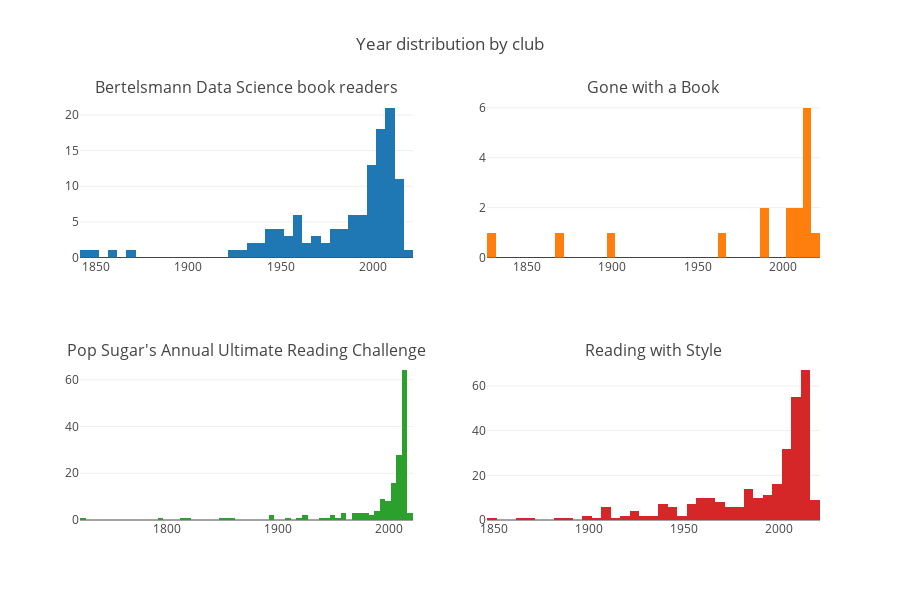

The notebook cell saved with this chart:
### Markdown cell above
The first very intuitive step is to make histograms of the books' first publications year to visually compare them. And this is what we do here to implement that with Plot.ly:

### Code cell
# create histograms 
data = [go.Histogram(x=df[df.club_name==club_names[i]]['pub_year'], 
                     name = club_names[i],
                     xbins = dict(
                         start = within_3_sd,
                         end = df.pub_year.max(),
                         size = 5
                     ),
                    showlegend = False) for i in range(4)]

# supress warnings due to Plotly dependencies
import warnings
warnings.filterwarnings("ignore")

# arrange subplots
fig = tools.make_subplots(rows=2, cols=2, 
                          subplot_titles = tuple(club_names), 
                          print_grid=False)
fig.append_trace(data[0], 1, 1)
fig.append_trace(data[1], 1, 2)
fig.append_trace(data[2], 2, 1)
fig.append_trace(data[3], 2, 2)

fig['layout'].update(height=600, width=900, title='Year distribution by club')
iplot(fig, config={'showLink': False})
# show image result because Github doesn't render plotly figures 
Image(url= "by_year.png")

### Figure 1 — Plotly figure (JSON) as saved in the notebook; plotly's stock layout.template omitted (floating-point values rounded to 4 significant figures; data arrays with more than 128 entries replaced by an {"elided": "..."} marker saying what was removed)
{"data": [{"name": "Bertelsmann Data Science book readers", "showlegend": false, "type": "histogram", "uid": "95aa0ab8-8b4b-11e8-8983-0209357db094", "x": [1967, 2012, 1859, 1962, 1978, 2008, 2005, 1989, 1989, 1954, 1959, 1981, 2016, 1956, 1958, 2005, 2004, 2009, 1941, 2010, 1940, 2010, 1972, 2013, 1869, 1970, 1996, 1994, 1993, 2001, 2013, 2005, 2009, 2012, 2014, 1997, 1996, 2002, 1963, 2000, 2001, 2010, 2001, 2013, 2016, 2017, 2008, 1998, 1958, 2006, 1926, 2005, 2000, 2007, 1998, 1999, 1997, 1844, 1989, 1998, 2008, 1946, 1994, 1987, 2001, 1952, 1947, 2005, 1974, 1977, 2011, 2010, 2009, 2009, 2009, 2006, 1991, 2003, 2007, 2008, 2003, 1936, 2007, 2011, 2011, 2004, 2009, 2013, 1847, 1996, 2000, 1985, 1949, 2003, 1929, 1969, 1932, 2014, 1942, 1988, 2003, 1960, 2005, 2011, 1951, 2005, 1977, 1944, 1958, 1950, 1943, 1960, 2016, 1985, 2004, 2006, 1985, 1984], "xaxis": "x", "xbins": {"end": 2020, "size": 5, "start": 1347.0}, "yaxis": "y"}, {"name": "Gone with a Book", "showlegend": false, "type": "histogram", "uid": "95aa0ab9-8b4b-11e8-8983-0209357db094", "x": [1988, 1897, 2020, 2015, 2014, 2005, 2015, 2014, 2014, 2003, 1868, 1831, 1963, 2011, 2015, 2008, 1990], "xaxis": "x2", "xbins": {"end": 2020, "size": 5, "start": 1347.0}, "yaxis": "y2"}, {"name": "Pop Sugar's Annual Ultimate Reading Challenge", "showlegend": false, "type": "histogram", "uid": "95aa0aba-8b4b-11e8-8983-0209357db094", "x": {"elided": "164 int values"}, "xaxis": "x3", "xbins": {"end": 2020, "size": 5, "start": 1347.0}, "yaxis": "y3"}, {"name": "Reading with Style", "showlegend": false, "type": "histogram", "uid": "95aa0abb-8b4b-11e8-8983-0209357db094", "x": {"elided": "301 int values"}, "xaxis": "x4", "xbins": {"end": 2020, "size": 5, "start": 1347.0}, "yaxis": "y4"}], "layout": {"annotations": [{"font": {"size": 16}, "showarrow": false, "text": "Bertelsmann Data Science book readers", "x": 0.225, "xanchor": "center", "xref": "paper", "y": 1, "yanchor": "bottom", "yref": "paper"}, {"font": {"size": 16}, "showarrow": false, "text": "Gone with a Book", "x": 0.775, "xanchor": "center", "xref": "paper", "y": 1, "yanchor": "bottom", "yref": "paper"}, {"font": {"size": 16}, "showarrow": false, "text": "Pop Sugar's Annual Ultimate Reading Challenge", "x": 0.225, "xanchor": "center", "xref": "paper", "y": 0.375, "yanchor": "bottom", "yref": "paper"}, {"font": {"size": 16}, "showarrow": false, "text": "Reading with Style", "x": 0.775, "xanchor": "center", "xref": "paper", "y": 0.375, "yanchor": "bottom", "yref": "paper"}], "height": 600, "title": "Year distribution by club", "width": 900, "xaxis": {"anchor": "y", "domain": [0, 0.45]}, "xaxis2": {"anchor": "y2", "domain": [0.55, 1]}, "xaxis3": {"anchor": "y3", "domain": [0, 0.45]}, "xaxis4": {"anchor": "y4", "domain": [0.55, 1]}, "yaxis": {"anchor": "x", "domain": [0.625, 1]}, "yaxis2": {"anchor": "x2", "domain": [0.625, 1]}, "yaxis3": {"anchor": "x3", "domain": [0, 0.375]}, "yaxis4": {"anchor": "x4", "domain": [0, 0.375]}}}
